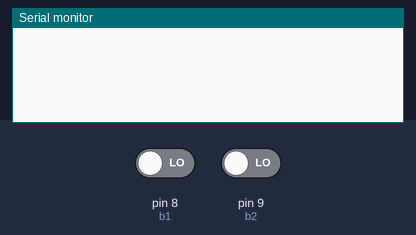
The program below on a simulated Arduino Uno, built with avr-gcc and run on an emulated ATmega328P. Parts: the last lines printed to the serial monitor. The test bench sets the inputs (shaded band); at power-on: pin 8 (b1) LOW, pin 9 (b2) LOW.

Above: at 1.2 s.
1.3 s: pin 8 (b1) driven HIGH
At 1.41 s:
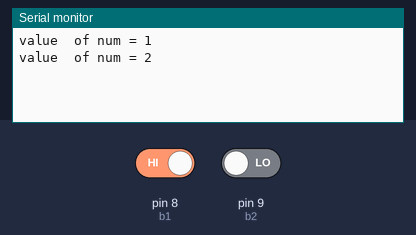
2.9 s: pin 9 (b2) driven HIGH
At 2.91 s:
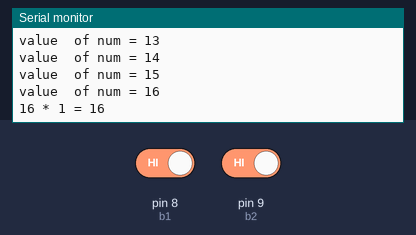
4.5 s: pin 9 (b2) driven LOW
Timing chart, 0 to 7.5 s (numbered marks = the images above; inputs shaded):
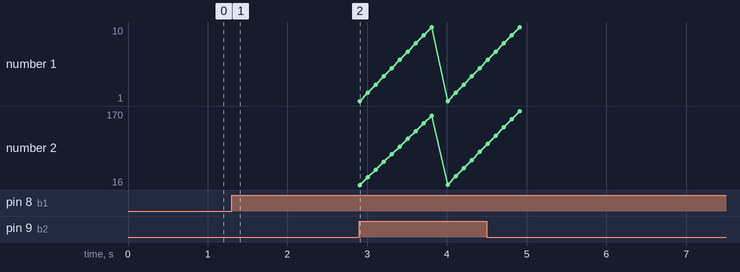

The program:

main.cpp
```cpp
#include <Arduino.h>
int b1 = 8;
int b2 = 9;
int num = 0;
void setup()
{
  pinMode(b1,INPUT);
  pinMode(b2,INPUT);
  Serial.begin(9600);
}
void loop()
{
  if (digitalRead(b1) == HIGH)
  {
    num++;
    Serial.print("value  of num = ");
    Serial.println(num);
    delay(100);
  }
  if (digitalRead(b2) == HIGH)
  {
    int i = 1;
    while(i<=10)
    {
      Serial.print(num);
      Serial.print(" * ");
      Serial.print(i);
      Serial.print(" = ");
      Serial.println(num*i);
      i++;
      delay(100);
    }
  }
}
```

Measured:
- after the input at 1.3 s, the serial monitor: prints a new line at once (image 1)
- after the input at 2.9 s, the serial monitor: prints a new line at once (image 2)
